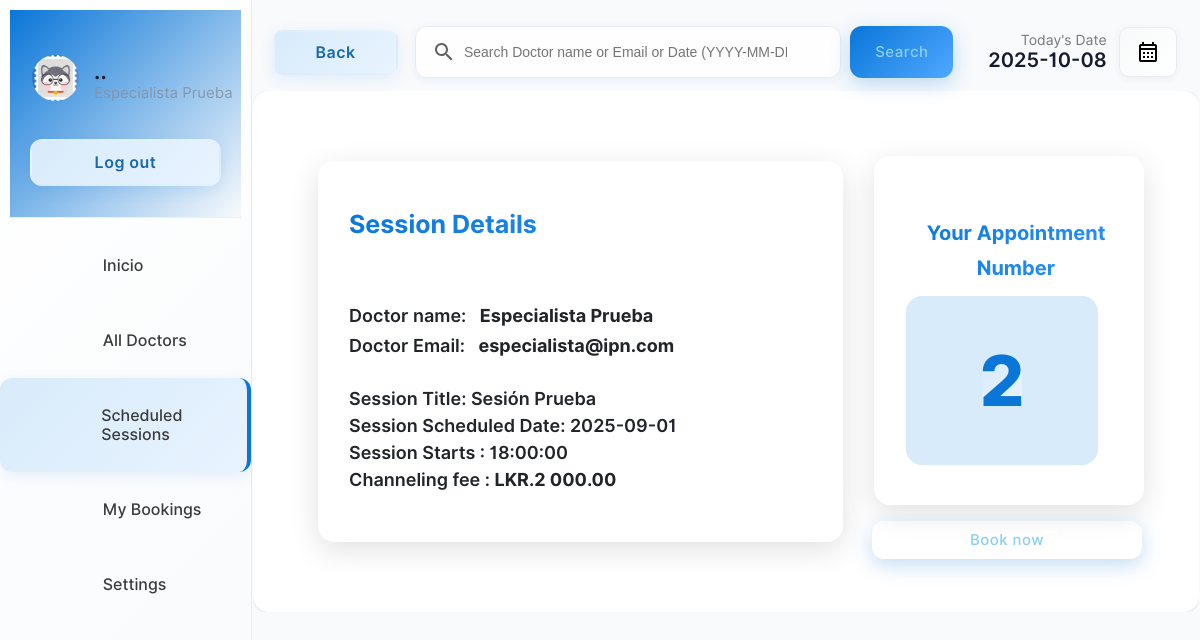
Screenshot of /patient/booking.php?id=1 (signed in) with the database file from the repository.
### tables this page shows
CREATE TABLE IF NOT EXISTS `schedule` (
  `scheduleid` int(11) NOT NULL AUTO_INCREMENT,
  `docid` int(11) DEFAULT NULL,   
  `title` varchar(255) DEFAULT NULL,
  `scheduledate` date DEFAULT NULL,
  `scheduletime` time DEFAULT NULL,
  `nop` int(4) DEFAULT NULL,
  PRIMARY KEY (`scheduleid`),
  KEY `docid` (`docid`)
);

CREATE TABLE IF NOT EXISTS `doctor` (
  `docid` int(11) NOT NULL AUTO_INCREMENT,
  `docemail` varchar(100) DEFAULT NULL,
  `docname` varchar(255) DEFAULT NULL,
  `docpassword` varchar(255) DEFAULT NULL,
  `docnic` varchar(18) DEFAULT NULL,
  `doctel` varchar(15) DEFAULT NULL,
  `specialties` int(2) DEFAULT NULL,
  PRIMARY KEY (`docid`),
  KEY `specialties` (`specialties`)
);

### patient/booking.php (the view, shortened to what this page needs)
<?php
    if(isset($_SESSION["user"])){
        if(($_SESSION["user"])=="" or $_SESSION['usertype']!='p'){
            header("location: ../login.php");
        }else{
            $useremail=$_SESSION["user"];
        }
    }else{
        header("location: ../login.php");
    }
    include("../connection.php");
    $sqlmain= "select * from patient where pemail=?";
    $stmt = $database->prepare($sqlmain);
    $stmt->bind_param("s",$useremail);
    $stmt->execute();
    $result = $stmt->get_result();
    $userfetch=$result->fetch_assoc();
    $username=$userfetch["pname"];
    $today = date('Y-m-d');
 ?>
<!DOCTYPE html>
<html lang="en">
<head>
    <link rel="stylesheet" href="../css/animations.css">
    <link rel="stylesheet" href="../css/main.css">
    <link rel="stylesheet" href="../css/admin.css">
</head>
<body>
    <div class="container">
     <div class="menu">
     <table class="menu-container" border="0">
             <tr>
                 <td style="padding:10px" colspan="2">
                     <table border="0" class="profile-container">
                         <tr>
                             <td width="30%" style="padding-left:20px" >
                                 <img src="../img/user.png" alt="" width="100%" style="border-radius:50%">
                             </td>
                             <td style="padding:0px;margin:0px;">
                                 <p class="profile-title"><?php echo substr($username,0,13)  ?>..</p>
                                 <p class="profile-subtitle"><?php echo substr($useremail,0,22)  ?></p>
                             </td>
                         </tr>
                         <tr>
                             <td colspan="2">
                                 <a href="../logout.php" ><input type="button" value="Log out" class="logout-btn btn-primary-soft btn"></a>
                             </td>
                         </tr>
                 </table>
                 </td>
             </tr>
             <tr class="menu-row" >
                    <td class="menu-btn menu-icon-home " >
                        <a href="index.php" class="non-style-link-menu "><div><p class="menu-text">Inicio</p></a></div></a>
                <tr class="menu-row">
                    <td class="menu-btn menu-icon-doctor">
                        <a href="doctors.php" class="non-style-link-menu"><div><p class="menu-text">All Doctors</p></a></div>
                <tr class="menu-row" >
                    <td class="menu-btn menu-icon-session menu-active menu-icon-session-active">
                        <a href="schedule.php" class="non-style-link-menu non-style-link-menu-active"><div><p class="menu-text">Scheduled Sessions</p></div></a>
                    </td>
                </tr>
                <tr class="menu-row" >
                    <td class="menu-btn menu-icon-appoinment">
                        <a href="appointment.php" class="non-style-link-menu"><div><p class="menu-text">My Bookings</p></a></div>
                    </td>
                </tr>
                <tr class="menu-row" >
                    <td class="menu-btn menu-icon-settings">
                        <a href="settings.php" class="non-style-link-menu"><div><p class="menu-text">Settings</p></a></div>
                    </td>
                </tr>
        <div class="dash-body">
            <table border="0" width="100%" style=" border-spacing: 0;margin:0;padding:0;margin-top:25px; ">
                <tr >
                    <td width="13%" >
                    <a href="schedule.php" ><button  class="login-btn btn-primary-soft btn btn-icon-back"  style="padding-top:11px;padding-bottom:11px;margin-left:20px;width:125px"><font class="tn-in-text">Back</font></button></a>
                    </td>
                    <td >
                            <form action="schedule.php" method="post" class="header-search">
                                        <input type="search" name="search" class="input-text header-searchbar" placeholder="Search Doctor name or Email or Date (YYYY-MM-DD)" list="doctors" >&nbsp;&nbsp;
                                        <input type="Submit" value="Search" class="login-btn btn-primary btn" style="padding-left: 25px;padding-right: 25px;padding-top: 10px;padding-bottom: 10px;">
                                        </form>
                    </td>
                    <td width="15%">
                        <p style="font-size: 14px;color: rgb(119, 119, 119);padding: 0;margin: 0;text-align: right;">
                            Today's Date
                        </p>
                        <p class="heading-sub12" style="padding: 0;margin: 0;">
                            <?php
                                echo $today;
                        ?>
                        </p>
                    </td>
                    <td width="10%">
                        <button  class="btn-label"  style="display: flex;justify-content: center;align-items: center;"><img src="../img/calendar.svg" width="100%"></button>
                    </td>
                </tr>
                <tr>
                    <td colspan="4" style="padding-top:10px;width: 100%;" >
                    </td>
                </tr>
                <tr>
                   <td colspan="4">
                       <center>
                        <div class="abc scroll">
                        <table width="100%" class="sub-table scrolldown" border="0" style="padding: 50px;border:none">
                        <tbody>
                            <?php
                            if(($_GET)){
                                if(isset($_GET["id"])){
                                    $id=$_GET["id"];
                                    $sqlmain= "select * from schedule inner join doctor on schedule.docid=doctor.docid where schedule.scheduleid=? order by schedule.scheduledate desc";
                                    $stmt = $database->prepare($sqlmain);
                                    $stmt->bind_param("i", $id);
                                    $stmt->execute();
                                    $result = $stmt->get_result();
                                    $row=$result->fetch_assoc();
                                    $scheduleid=$row["scheduleid"];
                                    $title=$row["title"];
                                    $docname=$row["docname"];
                                    $docemail=$row["docemail"];
                                    $scheduledate=$row["scheduledate"];
                                    $scheduletime=$row["scheduletime"];
                                    $sql2="select * from appointment where scheduleid=$id";
                                     $result12= $database->query($sql2);
                                     $apponum=($result12->num_rows)+1;
                                    echo '
                                        <form action="booking-complete.php" method="post">
                                            <input type="hidden" name="scheduleid" value="'.$scheduleid.'" >
                                            <input type="hidden" name="apponum" value="'.$apponum.'" >
                                            <input type="hidden" name="date" value="'.$today.'" >
                                    ';
                                    echo '
                                    <td style="width: 50%;" rowspan="2">
                                            <div  class="dashboard-items search-items"  >
                                                <div style="width:100%">
                                                        <div class="h1-search" style="font-size:25px;">
                                                            Session Details
                                                        </div><br><br>
                                                        <div class="h3-search" style="font-size:18px;line-height:30px">
                                                            Doctor name:  &nbsp;&nbsp;<b>'.$docname.'</b><br>
                                                            Doctor Email:  &nbsp;&nbsp;<b>'.$docemail.'</b>
                                                        </div>
                                                        <div class="h3-search" style="font-size:18px;">
                                                        </div><br>
                                                        <div class="h3-search" style="font-size:18px;">
                                                            Session Title: '.$title.'<br>
                                                            Session Scheduled Date: '.$scheduledate.'<br>
                                                            Session Starts : '.$scheduletime.'<br>
                                                            Channeling fee : <b>LKR.2 000.00</b>
                                                        </div>
                                                        <br>
                                                </div>
                                            </div>
                                        </td>
                                        <td style="width: 25%;">
                                            <div  class="dashboard-items search-items"  >
                                                <div style="width:100%;padding-top: 15px;padding-bottom: 15px;">
                                                        <div class="h1-search" style="font-size:20px;line-height: 35px;margin-left:8px;text-align:center;">
                                                            Your Appointment Number
                                                        </div>
                                                        <center>
                                                        <div class=" dashboard-icons" style="margin-left: 0px;width:90%;font-size:70px;font-weight:800;text-align:center;color:var(--btnnictext);background-color: var(--btnice)">'.$apponum.'</div>
                                                    </center>
                                                        </div><br>
                                                        <br>
                                                        <br>
                                                </div>
                                            </div>
                                        </td>
                                        </tr>
                                        <tr>
                                            <td>
                                                <input type="Submit" class="login-btn btn-primary btn btn-book" style="margin-left:10px;padding-left: 25px;padding-right: 25px;padding-top: 10px;padding-bottom: 10px;width:95%;text-align: center;" value="Book now" name="booknow"></button>
                                            </td>
                                        </tr>
                                        ';
                                }
                            }
                            ?>
                        </table>
                        </div>
</body>
</html>

### css/animations.css (style rules this page uses)
table { animation: transitionIn-Y-bottom 0.6s ease-out; }

### css/admin.css (style rules this page uses)
.container { display: flex; flex-wrap: wrap; height: 100vh; background: #f8fafc; }
.menu { border-right: 1.5px solid rgb(235, 235, 235); width: 21%; height: 100vh; box-shadow: 0 0px 0px 2px rgba(240, 240, 240, 0.3); background: linear-gradient(135deg, #fff, #f8fafc); }
.dash-body { width: 79%; height: 100vh; background: #f8fafc; }
.menu-container { width: 100%; border-spacing: 0; }
.profile-title { font-weight: 600; color: #161c2d; font-size: 22px; margin: 0; text-align: left; padding-left: 8%; text-shadow: 0 1px 2px rgba(0,0,0,0.1); }
.profile-subtitle { font-weight: 400; color: #8492a6; font-size: 15px; margin: 0; text-align: left; padding-left: 8%; opacity: 0.9; }
.logout-btn { margin-top: 30px; width: 85%; border-radius: 12px; transition: all 0.3s cubic-bezier(0.4, 0, 0.2, 1); }
.profile-container { border-bottom: 1.5px solid rgb(245, 235, 245); padding-top: 18%; padding-bottom: 12%; text-align: center; background: linear-gradient(135deg, #0A76D8, #f8fafc); backdrop-filter: blur(10px); }
.heading-sub12 { font-weight: 600; font-size: 20px; text-align: right; color: #161c2d; }
.header-search { display: flex; justify-content: center; }
.header-searchbar { width: 75%; background: rgba(255, 255, 255, 0.80); border: 1.5px solid rgba(190, 190, 190, 0.884); border-radius: 12px; box-shadow: 0 4px 15px rgba(10,118,216,0.1); transition: all 0.3s cubic-bezier(0.4, 0, 0.2, 1); backdrop-filter: blur(10px); }

### patient/booking.php (style rules this page uses)
.sub-table { animation: transitionIn-Y-bottom 0.5s; }

### rows the page displays
schedule: docid.docname "Especialista Prueba", docid.docemail "especialista@ipn.com", title "Sesión Prueba", scheduledate "2025-09-01", scheduletime "18:00:00"

### other values shown
substr($useremail,0,22) "Especialista Prueba"
$apponum "2"
